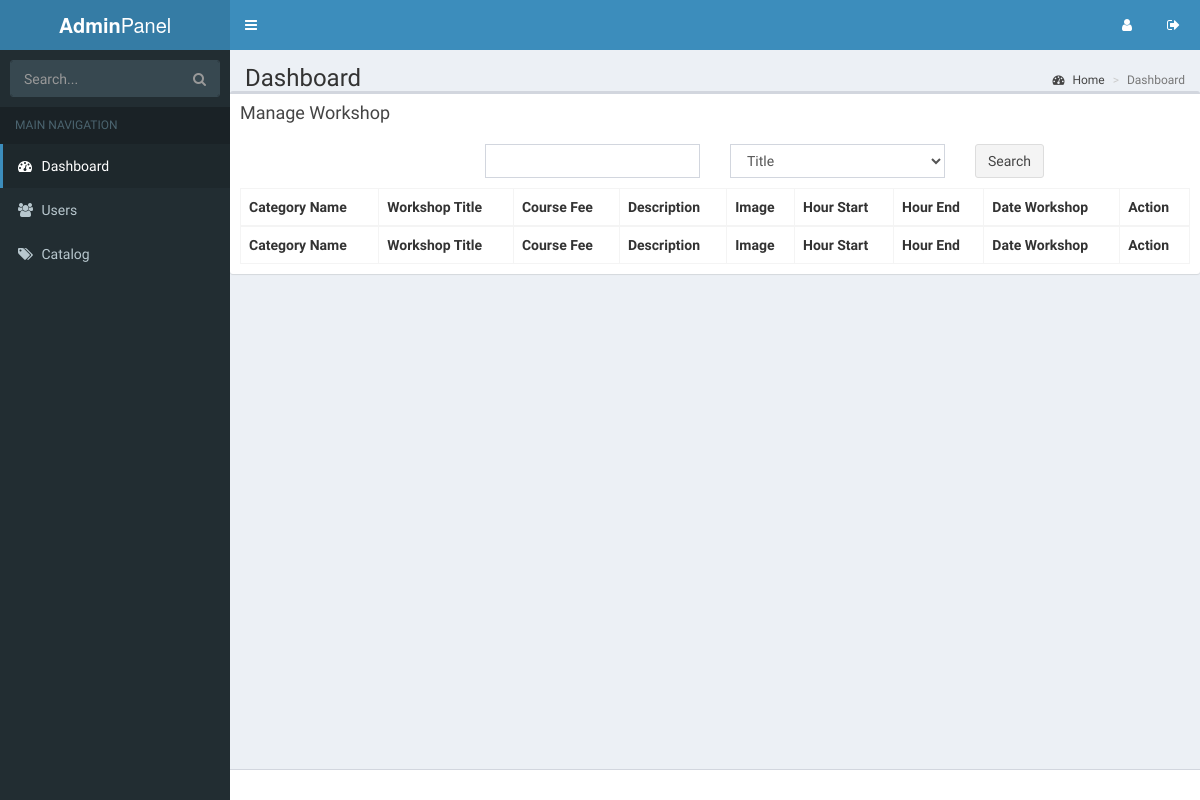
The page /index.php/adminpanel/workshop/manage_workshop on the database as committed earlier.
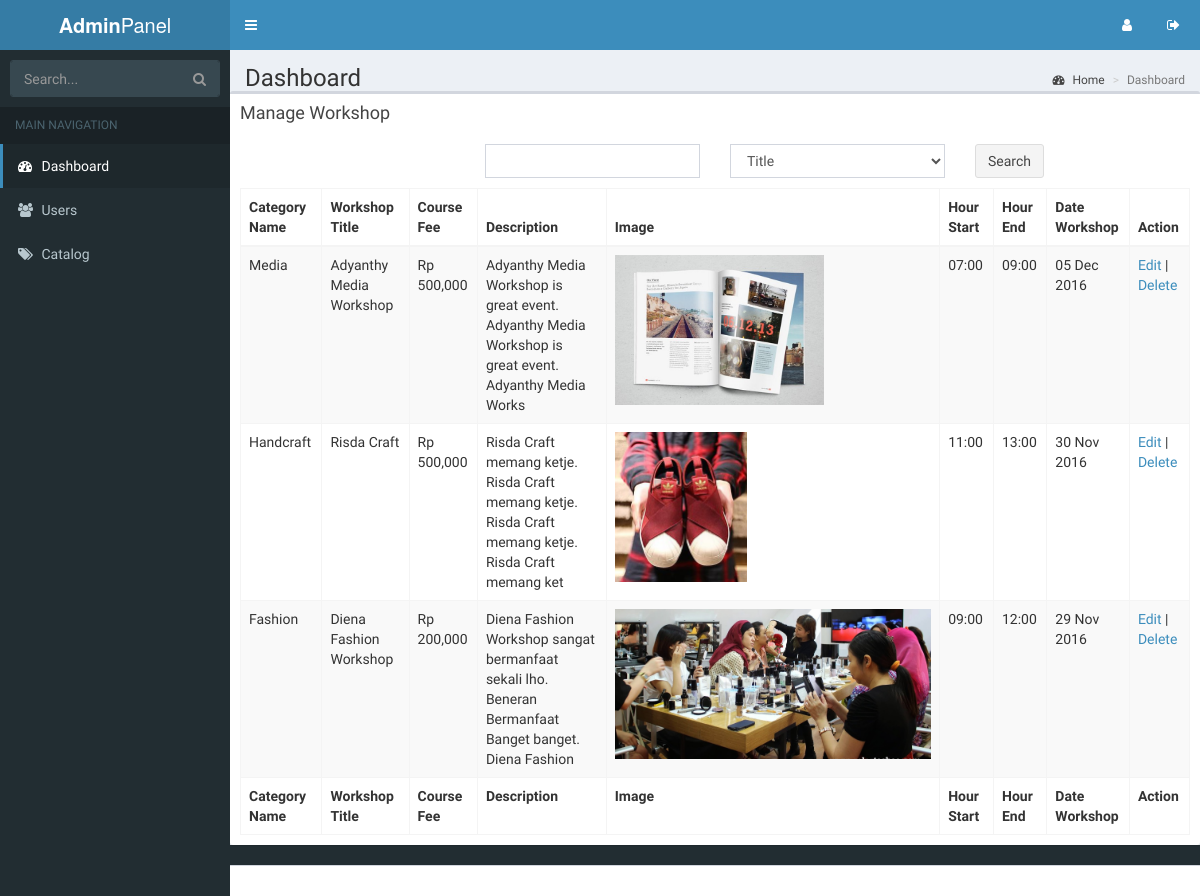
The same page on the database as committed later.
### tables this page shows
CREATE TABLE IF NOT EXISTS `vc_workshop` (
  `id_workshop` int(11) NOT NULL AUTO_INCREMENT,
  `id_category` int(11) NOT NULL,
  `workshop_title` varchar(200) NOT NULL,
  `workshop_description` longtext NOT NULL,
  `image_workshop` varchar(200) NOT NULL,
  `course_fee` int(11) NOT NULL,
  `hour_start` varchar(200) NOT NULL,
  `hour_end` varchar(200) NOT NULL,
  `location` varchar(200) NOT NULL,
  `link_form` varchar(500) NOT NULL,
  `date_workshop` date NOT NULL,
  `date_insert` datetime NOT NULL,
  PRIMARY KEY (`id_workshop`)
);

CREATE TABLE IF NOT EXISTS `vc_category` (
  `id_category` int(11) NOT NULL AUTO_INCREMENT,
  `name_category` varchar(200) NOT NULL,
  `description_category` longtext NOT NULL,
  `image_category` varchar(200) NOT NULL,
  PRIMARY KEY (`id_category`)
);

### application/controllers/adminpanel/Workshop.php (called while the page is built, shortened)
<?php
class workshop extends CI_Controller {
	public function __construct(){
		$this->load->model('mworkshop','mwk');
    $this->load->library('pagination');
	}
  function manage_workshop(){
    $data['title_web'] = 'View All workshop | Adminpanel Vorcee';
    $data['path_content'] = 'admin/workshop/manage_workshop';
		$this->form_validation->set_rules('search','Search','required');
		if(!$this->form_validation->run()){
    $perpage = 10;
    $this->load->library('pagination');
    $config['base_url'] = base_url($this->uri->segment(1).'/workshop/manage_workshop/');
    $config['total_rows'] = $this->mod->countData('workshop');
    $config['per_page'] = $perpage;
    $config['uri_segment'] = 4;
    $choice = $config['total_rows']/$config['per_page'] = $perpage;
    $config['num_links'] = round($choice);
    $config['use_page_numbers'] = TRUE;
    $this->pagination->initialize($config);
    $page = ($this->uri->segment(4))? $this->uri->segment(4) : 0;
    $data['results'] = $this->mwk->fetchWorkshop($config['per_page'],$page,$this->uri->segment(4));
    $data['links'] = $this->pagination->create_links();
    $data['total_rows'] = $this->mod->countData('workshop');
    $this->load->view('admin/index',$data);
		}
		else{
			$data['results'] = $this->mwk->fetchWorkshopSearch($_POST);
			$data['links'] = false;
			$this->load->view('admin/index',$data);
		}
  }
}
?>

### index.php (called while the page is built, shortened)
<?php
require_once BASEPATH.'core/CodeIgniter.php';

### application/models/Mworkshop.php (called while the page is built, shortened)
<?php
class Mworkshop extends CI_Model {
  function fetchWorkshop($limit,$start,$pagenumber) {
    if($pagenumber!="")
      $this->db->limit($limit,($pagenumber*$limit)-$limit);
    else
      $this->db->limit($limit,$start);
		$this->db->join('category','workshop.id_category = category.id_category');
    $this->db->order_by('date_insert','DESC');
    $query = $this->db->get('workshop');
    if($query->num_rows()>0){
      return $query->result();
    }
    else return FALSE;
  }
}

### application/views/admin/workshop/manage_workshop.php (the view, shortened to what this page needs)
<div class="box">
  <div class="box-header">
    <h3 class="box-title">Manage Workshop</h3>
  </div>
  <div class="box-body">
    <div class="row" style="margin-bottom:10px">
      <form method="POST" action="">
      <div class="col-md-3">
      </div>
      <div class="col-md-3">
        <input type="text" name="search" class="form-control">
      </div>
      <div class="col-md-3">
        <?php
          $options = array(
                'workshop_title'=>'Title'
              );
          echo form_dropdown('by',$options,set_value('by'),"class='form-control'");
        ?>
      </div>
      <div class="col-md-3">
        <button type="submit"class="btn btn-default">Search</button>
      </div>
    </form>
    </div>
    <table id="example1" class="table table-bordered table-striped">
      <thead>
      <tr>
      <th>Category Name</th>
      <th>Workshop Title</th>
      <th>Course Fee</th>
      <th>Description</th>
      <th>Image </th>
      <th>Hour Start</th>
      <th>Hour End</th>
      <th>Date Workshop</th>
      <th>Action</th>
      </tr>
      </thead>
      <tbody>
        <?php
      		if($results!=FALSE){
      			foreach ($results as $rows) {
      				?>
      				<tr>
                <td><?php echo $rows->name_category ?></td>
                <td><?php echo $rows->workshop_title ?></td>
                <td>Rp <?php echo  number_format($rows->course_fee)  ?></td>
                <td><?php echo substr($rows->workshop_description, 0,100) ?></td>
                <td><?php if($rows->image_workshop!= "") {
                  ?>
                  <img src="<?php echo base_url($rows->image_workshop)?>" height="150px;" >
                  <?php
                } ?></td>
                <td><?php echo $rows->hour_start ?></td>
                <td><?php echo $rows->hour_end ?></td>
                <td><?php echo date('d M Y',strtotime($rows->date_workshop)) ?></td>
                  <td>
                  <a href ="<?php echo base_url('adminpanel/workshop/edit_workshop/'.$rows->id_workshop)?>">Edit</a> |
                  <a href ="<?php echo base_url('adminpanel/workshop/delete_workshop/'.$rows->id_workshop)?>" onclick="return confirm('Are you sure bro, think again if you want delete this item ?')">Delete</a>
                </td>
              </tr>
      				<?php
      			}
      		}
      	?>
      </tbody>
      <tfoot>
      <tr>
        <th>Category Name</th>
        <th>Workshop Title</th>
        <th>Course Fee</th>
        <th>Description</th>
        <th>Image </th>
        <th>Hour Start</th>
        <th>Hour End</th>
        <th>Date Workshop</th>
        <th>Action</th>
      </tr>
      </tfoot>
    </table>
  </div>
</div>

### application/views/admin/index.php (shortened to what this page needs)
<!DOCTYPE html>
<html>
<head>
  <?php $this->load->view('admin/common/header'); ?>
</head>
<body class="hold-transition skin-blue sidebar-mini">
<div class="wrapper">
  <header class="main-header">
    <?php $this->load->view('admin/common/topnav'); ?>
  </header>
  <aside class="main-sidebar">
      <?php $this->load->view('admin/common/sidebar'); ?>
  </aside>
  <div class="content-wrapper">
    <section class="content-header">
      <h1>
        Dashboard
      </h1>
      <ol class="breadcrumb">
        <li><a href="#"><i class="fa fa-dashboard"></i> Home</a></li>
        <li class="active">Dashboard</li>
      </ol>
    </section>
    <?php $this->load->view($path_content)?>
  </div>
  <footer class="main-footer">
  </footer>
</div>
</body>
</html>

### application/views/admin/common/header.php (shortened to what this page needs)
<link rel="stylesheet" href="<?php echo base_url('asset/asset_lte/bootstrap/css/bootstrap.min.css') ?>">
<link rel="stylesheet" href="https://cdnjs.cloudflare.com/ajax/libs/font-awesome/4.5.0/css/font-awesome.min.css">
<link rel="stylesheet" href="https://cdnjs.cloudflare.com/ajax/libs/ionicons/2.0.1/css/ionicons.min.css">
<link rel="stylesheet" href="<?php echo base_url('asset/asset_lte/dist/css/AdminLTE.min.css')?>">
<link rel="stylesheet" href="<?php echo base_url('asset/asset_lte/dist/css/skins/_all-skins.min.css')?>">
<link rel="stylesheet" href="<?php echo base_url('asset/asset_lte/plugins/iCheck/flat/blue.css')?>">
<link rel="stylesheet" href="<?php echo base_url('asset/asset_lte/plugins/morris/morris.css')?>">
<link rel="stylesheet" href="<?php echo base_url('asset/asset_lte/plugins/jvectormap/jquery-jvectormap-1.2.2.css')?>">
<link rel="stylesheet" href="<?php echo base_url('asset/asset_lte/plugins/daterangepicker/daterangepicker-bs3.css')?>">
<link rel="stylesheet" href="<?php echo base_url('asset/asset_lte/plugins/timepicker/bootstrap-timepicker.min.css')?>">
  <link rel="stylesheet" href="<?php echo base_url('asset/asset_lte/plugins/datepicker/datepicker3.css')?>">

### application/views/admin/common/topnav.php (shortened to what this page needs)
<a href="<?php echo base_url('')?>" class="logo">
  <span class="logo-lg"><b>Admin</b>Panel</span>
</a>
<nav class="navbar navbar-static-top">
  <a href="#" class="sidebar-toggle" data-toggle="offcanvas" role="button">
  </a>
  <div class="navbar-custom-menu">
    <ul class="nav navbar-nav">
      <li class="dropdown user user-menu">
        <a href="#" class="dropdown-toggle" data-toggle="dropdown" title="Profile">
          <i class="fa fa-user" aria-hidden="true"></i>
        </a>
      </li>
      <li class="user user-menu">
        <a href="<?php echo base_url('adminpanel/dashboard/logout') ?>" title="Sign Out">
          <i class="fa fa-sign-out" aria-hidden="true"></i>
        </a>
      </li>
    </ul>
  </div>
</nav>

### application/views/admin/common/sidebar.php (shortened to what this page needs)
<section class="sidebar">
  <form action="#" method="get" class="sidebar-form">
    <div class="input-group">
      <input type="text" name="q" class="form-control" placeholder="Search...">
          <span class="input-group-btn">
            <button type="submit" name="search" id="search-btn" class="btn btn-flat"><i class="fa fa-search"></i>
            </button>
          </span>
    </div>
  </form>
  <ul class="sidebar-menu">
    <li class="header">MAIN NAVIGATION</li>
    <li class="active treeview">
      <a href="<?php echo base_url('adminpanel/dashboard')?>">
        <i class="fa fa-dashboard"></i> <span>Dashboard</span>
      </a>
    </li>
    <li class="treeview">
      <a href="#">
        <i class="fa fa-users" aria-hidden="true"></i>
        <span>Users</span>
      </a>
    </li>
    <li class="treeview">
      <a href="#">
        <i class="fa fa-tags" aria-hidden="true"></i>
        <span>Catalog</span>
      </a>
    </li>
</section>

Rows that differ between the two databases and show on the page:
added vc_workshop: id_category.name_category "Media", workshop_title "Adyanthy Media Workshop", course_fee "500,000", workshop_description "Adyanthy Media Workshop is great event. Adyanthy Media Workshop is great event. Adyanthy Media Works", image_workshop (picture), hour_start "07:00", hour_end "09:00", date_workshop "05 Dec 2016"
added vc_workshop: id_category.name_category "Handcraft", workshop_title "Risda Craft", course_fee "500,000", workshop_description "Risda Craft memang ketje. Risda Craft memang ketje. Risda Craft memang ketje. Risda Craft memang ket", image_workshop (picture), hour_start "11:00", hour_end "13:00", date_workshop "30 Nov 2016"
added vc_workshop: id_category.name_category "Fashion", workshop_title "Diena Fashion Workshop", course_fee "200,000", workshop_description "Diena Fashion Workshop sangat bermanfaat sekali lho. Beneran Bermanfaat Banget banget. Diena Fashion", image_workshop (picture), hour_start "09:00", hour_end "12:00", date_workshop "29 Nov 2016"
